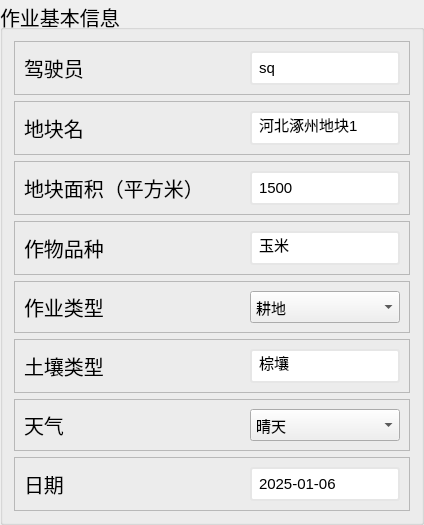
            <widget class="QGroupBox" name="groupBox_8">
             <property name="font">
              <font>
               <pointsize>15</pointsize>
              </font>
             </property>
             <property name="styleSheet">
              <string notr="true">QLineEdit{
	border: 2px solid #E6E6E6;
	border-radius: 3px;
	font-size: 15px;
	padding: 5px;
}
QComboBox{
	font-size: 15px;
	padding: 5px;
}</string>
             </property>
             <property name="title">
              <string>作业基本信息</string>
             </property>
             <property name="alignment">
              <set>Qt::AlignLeading|Qt::AlignLeft|Qt::AlignVCenter</set>
             </property>
             <property name="flat">
              <bool>false</bool>
             </property>
             <property name="checkable">
              <bool>false</bool>
             </property>
             <layout class="QGridLayout" name="gridLayout_8">
              <item row="0" column="0">
               <widget class="QFrame" name="VehicleFrame1_6">
                <property name="styleSheet">
                 <string notr="true"/>
                </property>
                <property name="frameShape">
                 <enum>QFrame::StyledPanel</enum>
                </property>
                <property name="frameShadow">
                 <enum>QFrame::Raised</enum>
                </property>
                <layout class="QGridLayout" name="gridLayout_33">
                 <item row="0" column="0">
                  <layout class="QHBoxLayout" name="horizontalLayout_58">
                   <item>
                    <widget class="QLabel" name="VehicleFrame1_label1_6">
                     <property name="font">
                      <font>
                       <pointsize>15</pointsize>
                      </font>
                     </property>
                     <property name="styleSheet">
                      <string notr="true"/>
                     </property>
                     <property name="text">
                      <string>驾驶员</string>
                     </property>
                    </widget>
                   </item>
                   <item>
                    <spacer name="horizontalSpacer_27">
                     <property name="orientation">
                      <enum>Qt::Horizontal</enum>
                     </property>
                     <property name="sizeHint" stdset="0">
                      <size>
                       <width>40</width>
                       <height>20</height>
                      </size>
                     </property>
                    </spacer>
                   </item>
                   <item>
                    <widget class="QLineEdit" name="lineEdit_driver">
                     <property name="minimumSize">
                      <size>
                       <width>150</width>
                       <height>0</height>
                      </size>
                     </property>
                     <property name="maximumSize">
                      <size>
                       <width>150</width>
                       <height>16777215</height>
                      </size>
                     </property>
                     <property name="font">
                      <font>
                       <pointsize>-1</pointsize>
                      </font>
                     </property>
                     <property name="text">
                      <string>sq</string>
                     </property>
                    </widget>
                   </item>
                  </layout>
                 </item>
                </layout>
               </widget>
              </item>
              <item row="1" column="0">
               <widget class="QFrame" name="VehicleFrame1_7">
                <property name="styleSheet">
                 <string notr="true"/>
                </property>
                <property name="frameShape">
                 <enum>QFrame::StyledPanel</enum>
                </property>
                <property name="frameShadow">
                 <enum>QFrame::Raised</enum>
                </property>
                <layout class="QGridLayout" name="gridLayout_34">
                 <item row="0" column="0">
                  <layout class="QHBoxLayout" name="horizontalLayout_59">
                   <item>
                    <widget class="QLabel" name="VehicleFrame1_label1_7">
                     <property name="font">
                      <font>
                       <pointsize>15</pointsize>
                      </font>
                     </property>
                     <property name="styleSheet">
                      <string notr="true"/>
                     </property>
                     <property name="text">
                      <string>地块名</string>
                     </property>
                    </widget>
                   </item>
                   <item>
                    <spacer name="horizontalSpacer_28">
                     <property name="orientation">
                      <enum>Qt::Horizontal</enum>
                     </property>
                     <property name="sizeHint" stdset="0">
                      <size>
                       <width>40</width>
                       <height>20</height>
                      </size>
                     </property>
                    </spacer>
                   </item>
                   <item>
                    <widget class="QLineEdit" name="lineEdit_fieldName">
                     <property name="minimumSize">
                      <size>
                       <width>150</width>
                       <height>0</height>
                      </size>
                     </property>
                     <property name="maximumSize">
                      <size>
                       <width>150</width>
                       <height>16777215</height>
                      </size>
                     </property>
                     <property name="font">
                      <font>
                       <pointsize>-1</pointsize>
                      </font>
                     </property>
                     <property name="text">
                      <string>河北涿州地块1</string>
                     </property>
                    </widget>
                   </item>
                  </layout>
                 </item>
                </layout>
               </widget>
              </item>
              <item row="2" column="0">
               <widget class="QFrame" name="VehicleFrame1_8">
                <property name="styleSheet">
                 <string notr="true"/>
                </property>
                <property name="frameShape">
                 <enum>QFrame::StyledPanel</enum>
                </property>
                <property name="frameShadow">
                 <enum>QFrame::Raised</enum>
                </property>
                <layout class="QGridLayout" name="gridLayout_35">
                 <item row="0" column="0">
                  <layout class="QHBoxLayout" name="horizontalLayout_60">
                   <item>
                    <widget class="QLabel" name="VehicleFrame1_label1_8">
                     <property name="font">
                      <font>
                       <pointsize>15</pointsize>
                      </font>
                     </property>
                     <property name="styleSheet">
                      <string notr="true"/>
                     </property>
                     <property name="text">
                      <string>地块面积（平方米）</string>
                     </property>
                    </widget>
                   </item>
                   <item>
                    <spacer name="horizontalSpacer_29">
                     <property name="orientation">
                      <enum>Qt::Horizontal</enum>
                     </property>
                     <property name="sizeHint" stdset="0">
                      <size>
                       <width>40</width>
                       <height>20</height>
                      </size>
                     </property>
                    </spacer>
                   </item>
                   <item>
                    <widget class="QLineEdit" name="lineEdit_fieldArea">
                     <property name="minimumSize">
                      <size>
                       <width>150</width>
                       <height>0</height>
                      </size>
                     </property>
                     <property name="maximumSize">
                      <size>
                       <width>150</width>
                       <height>16777215</height>
                      </size>
                     </property>
                     <property name="font">
                      <font>
                       <pointsize>-1</pointsize>
                      </font>
                     </property>
                     <property name="text">
                      <string>1500</string>
                     </property>
                    </widget>
                   </item>
                  </layout>
                 </item>
                </layout>
               </widget>
              </item>
              <item row="3" column="0">
               <widget class="QFrame" name="VehicleFrame1_9">
                <property name="styleSheet">
                 <string notr="true"/>
                </property>
                <property name="frameShape">
                 <enum>QFrame::StyledPanel</enum>
                </property>
                <property name="frameShadow">
                 <enum>QFrame::Raised</enum>
                </property>
                <layout class="QGridLayout" name="gridLayout_36">
                 <item row="0" column="0">
                  <layout class="QHBoxLayout" name="horizontalLayout_61">
                   <item>
                    <widget class="QLabel" name="VehicleFrame1_label1_9">
                     <property name="font">
                      <font>
                       <pointsize>15</pointsize>
                      </font>
                     </property>
                     <property name="styleSheet">
                      <string notr="true"/>
                     </property>
                     <property name="text">
                      <string>作物品种</string>
                     </property>
                    </widget>
                   </item>
                   <item>
                    <spacer name="horizontalSpacer_30">
                     <property name="orientation">
                      <enum>Qt::Horizontal</enum>
                     </property>
                     <property name="sizeHint" stdset="0">
                      <size>
                       <width>40</width>
                       <height>20</height>
                      </size>
                     </property>
                    </spacer>
                   </item>
                   <item>
                    <widget class="QLineEdit" name="lineEdit_cropVariety">
                     <property name="minimumSize">
                      <size>
                       <width>150</width>
                       <height>0</height>
                      </size>
                     </property>
                     <property name="maximumSize">
                      <size>
                       <width>150</width>
                       <height>16777215</height>
                      </size>
                     </property>
                     <property name="font">
                      <font>
                       <pointsize>-1</pointsize>
                      </font>
                     </property>
                     <property name="text">
                      <string>玉米</string>
                     </property>
                    </widget>
                   </item>
                  </layout>
                 </item>
                </layout>
               </widget>
              </item>
              <item row="4" column="0">
               <widget class="QFrame" name="VehicleFrame1_10">
                <property name="styleSheet">
                 <string notr="true"/>
                </property>
                <property name="frameShape">
                 <enum>QFrame::StyledPanel</enum>
                </property>
                <property name="frameShadow">
                 <enum>QFrame::Raised</enum>
                </property>
                <layout class="QGridLayout" name="gridLayout_37">
                 <item row="0" column="0">
                  <layout class="QHBoxLayout" name="horizontalLayout_62">
                   <item>
                    <widget class="QLabel" name="VehicleFrame1_label1_10">
                     <property name="font">
                      <font>
                       <pointsize>15</pointsize>
                      </font>
                     </property>
                     <property name="styleSheet">
                      <string notr="true"/>
                     </property>
                     <property name="text">
                      <string>作业类型</string>
                     </property>
                    </widget>
                   </item>
                   <item>
                    <spacer name="horizontalSpacer_31">
                     <property name="orientation">
                      <enum>Qt::Horizontal</enum>
                     </property>
                     <property name="sizeHint" stdset="0">
                      <size>
                       <width>40</width>
                       <height>20</height>
                      </size>
                     </property>
                    </spacer>
                   </item>
                   <item>
                    <widget class="QComboBox" name="comboBox_workType">
                     <property name="minimumSize">
                      <size>
                       <width>150</width>
                       <height>0</height>
                      </size>
                     </property>
                     <property name="maximumSize">
                      <size>
                       <width>150</width>
                       <height>16777215</height>
                      </size>
                     </property>
                     <item>
                      <property name="text">
                       <string>耕地</string>
                      </property>
                     </item>
                     <item>
                      <property name="text">
                       <string>种植</string>
                      </property>
                     </item>
                     <item>
                      <property name="text">
                       <string>管理</string>
                      </property>
                     </item>
                     <item>
                      <property name="text">
                       <string>收获</string>
                      </property>
                     </item>
                    </widget>
                   </item>
                  </layout>
                 </item>
                </layout>
               </widget>
              </item>
              <item row="5" column="0">
               <widget class="QFrame" name="VehicleFrame1_15">
                <property name="styleSheet">
                 <string notr="true"/>
                </property>
                <property name="frameShape">
                 <enum>QFrame::StyledPanel</enum>
                </property>
                <property name="frameShadow">
                 <enum>QFrame::Raised</enum>
                </property>
                <layout class="QGridLayout" name="gridLayout_43">
                 <item row="0" column="0">
                  <layout class="QHBoxLayout" name="horizontalLayout_67">
                   <item>
                    <widget class="QLabel" name="VehicleFrame1_label1_15">
                     <property name="font">
                      <font>
                       <pointsize>15</pointsize>
                       <weight>50</weight>
                       <bold>false</bold>
                      </font>
                     </property>
                     <property name="styleSheet">
                      <string notr="true"/>
                     </property>
                     <property name="text">
                      <string>土壤类型</string>
                     </property>
                    </widget>
                   </item>
                   <item>
                    <spacer name="horizontalSpacer_36">
                     <property name="orientation">
                      <enum>Qt::Horizontal</enum>
                     </property>
                     <property name="sizeHint" stdset="0">
                      <size>
                       <width>40</width>
                       <height>20</height>
                      </size>
                     </property>
                    </spacer>
                   </item>
                   <item>
                    <widget class="QLineEdit" name="lineEdit_soilType">
                     <property name="minimumSize">
                      <size>
                       <width>150</width>
                       <height>0</height>
                      </size>
                     </property>
                     <property name="maximumSize">
                      <size>
                       <width>150</width>
                       <height>16777215</height>
                      </size>
                     </property>
                     <property name="font">
                      <font>
                       <pointsize>-1</pointsize>
                       <weight>50</weight>
                       <bold>false</bold>
                      </font>
                     </property>
                     <property name="text">
                      <string>棕壤</string>
                     </property>
                    </widget>
                   </item>
                  </layout>
                 </item>
                </layout>
               </widget>
              </item>
              <item row="6" column="0">
               <widget class="QFrame" name="VehicleFrame1_11">
                <property name="styleSheet">
                 <string notr="true"/>
                </property>
                <property name="frameShape">
                 <enum>QFrame::StyledPanel</enum>
                </property>
                <property name="frameShadow">
                 <enum>QFrame::Raised</enum>
                </property>
                <layout class="QGridLayout" name="gridLayout_38">
                 <item row="0" column="0">
                  <layout class="QHBoxLayout" name="horizontalLayout_63">
                   <item>
                    <widget class="QLabel" name="VehicleFrame1_label1_11">
                     <property name="font">
                      <font>
                       <pointsize>15</pointsize>
                      </font>
                     </property>
                     <property name="styleSheet">
                      <string notr="true"/>
                     </property>
                     <property name="text">
                      <string>天气</string>
                     </property>
                    </widget>
                   </item>
                   <item>
                    <spacer name="horizontalSpacer_32">
                     <property name="orientation">
                      <enum>Qt::Horizontal</enum>
                     </property>
                     <property name="sizeHint" stdset="0">
                      <size>
                       <width>40</width>
                       <height>20</height>
                      </size>
                     </property>
                    </spacer>
                   </item>
                   <item>
                    <widget class="QComboBox" name="comboBox_weather">
                     <property name="minimumSize">
                      <size>
                       <width>150</width>
                       <height>0</height>
                      </size>
                     </property>
                     <property name="maximumSize">
                      <size>
                       <width>150</width>
                       <height>16777215</height>
                      </size>
                     </property>
                     <item>
                      <property name="text">
                       <string>晴天</string>
                      </property>
                     </item>
                     <item>
                      <property name="text">
                       <string>阴天</string>
                      </property>
                     </item>
                     <item>
                      <property name="text">
                       <string>小雨</string>
                      </property>
                     </item>
                     <item>
                      <property name="text">
                       <string>中雨</string>
                      </property>
                     </item>
                     <item>
                      <property name="text">
                       <string>大雨</string>
                      </property>
                     </item>
                     <item>
                      <property name="text">
                       <string>雪天</string>
                      </property>
                     </item>
                     <item>
                      <property name="text">
                       <string>大风</string>
                      </property>
                     </item>
                    </widget>
                   </item>
                  </layout>
                 </item>
                </layout>
               </widget>
              </item>
              <item row="7" column="0">
               <widget class="QFrame" name="VehicleFrame1_12">
                <property name="styleSheet">
                 <string notr="true"/>
                </property>
                <property name="frameShape">
                 <enum>QFrame::StyledPanel</enum>
                </property>
                <property name="frameShadow">
                 <enum>QFrame::Raised</enum>
                </property>
                <layout class="QGridLayout" name="gridLayout_39">
                 <item row="0" column="0">
                  <layout class="QHBoxLayout" name="horizontalLayout_64">
                   <item>
                    <widget class="QLabel" name="VehicleFrame1_label1_12">
                     <property name="font">
                      <font>
                       <pointsize>15</pointsize>
                      </font>
                     </property>
                     <property name="styleSheet">
                      <string notr="true"/>
                     </property>
                     <property name="text">
                      <string>日期</string>
                     </property>
                    </widget>
                   </item>
                   <item>
                    <spacer name="horizontalSpacer_33">
                     <property name="orientation">
                      <enum>Qt::Horizontal</enum>
                     </property>
                     <property name="sizeHint" stdset="0">
                      <size>
                       <width>40</width>
                       <height>20</height>
                      </size>
                     </property>
                    </spacer>
                   </item>
                   <item>
                    <widget class="QLineEdit" name="lineEdit_workDate">
                     <property name="minimumSize">
                      <size>
                       <width>150</width>
                       <height>0</height>
                      </size>
                     </property>
                     <property name="maximumSize">
                      <size>
                       <width>150</width>
                       <height>16777215</height>
                      </size>
                     </property>
                     <property name="font">
                      <font>
                       <pointsize>-1</pointsize>
                      </font>
                     </property>
                     <property name="text">
                      <string>2025-01-06</string>
                     </property>
                    </widget>
                   </item>
                  </layout>
                 </item>
                </layout>
               </widget>
              </item>
             </layout>
            </widget>
